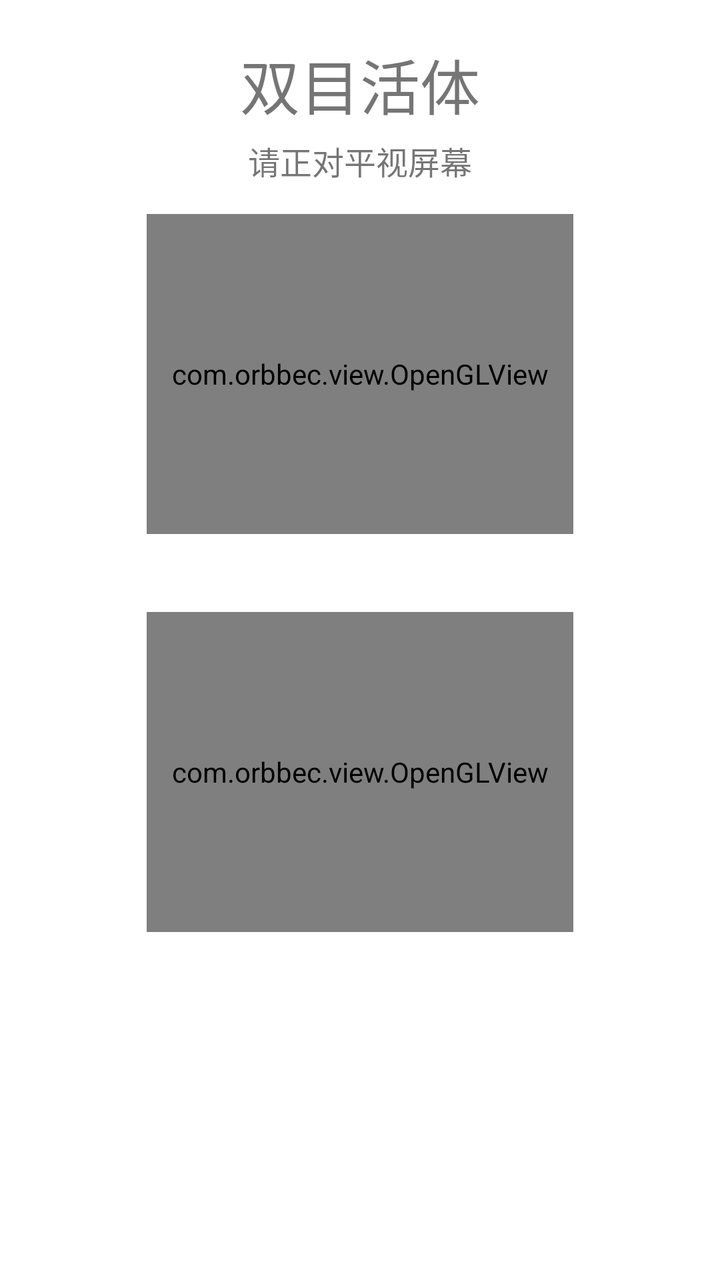
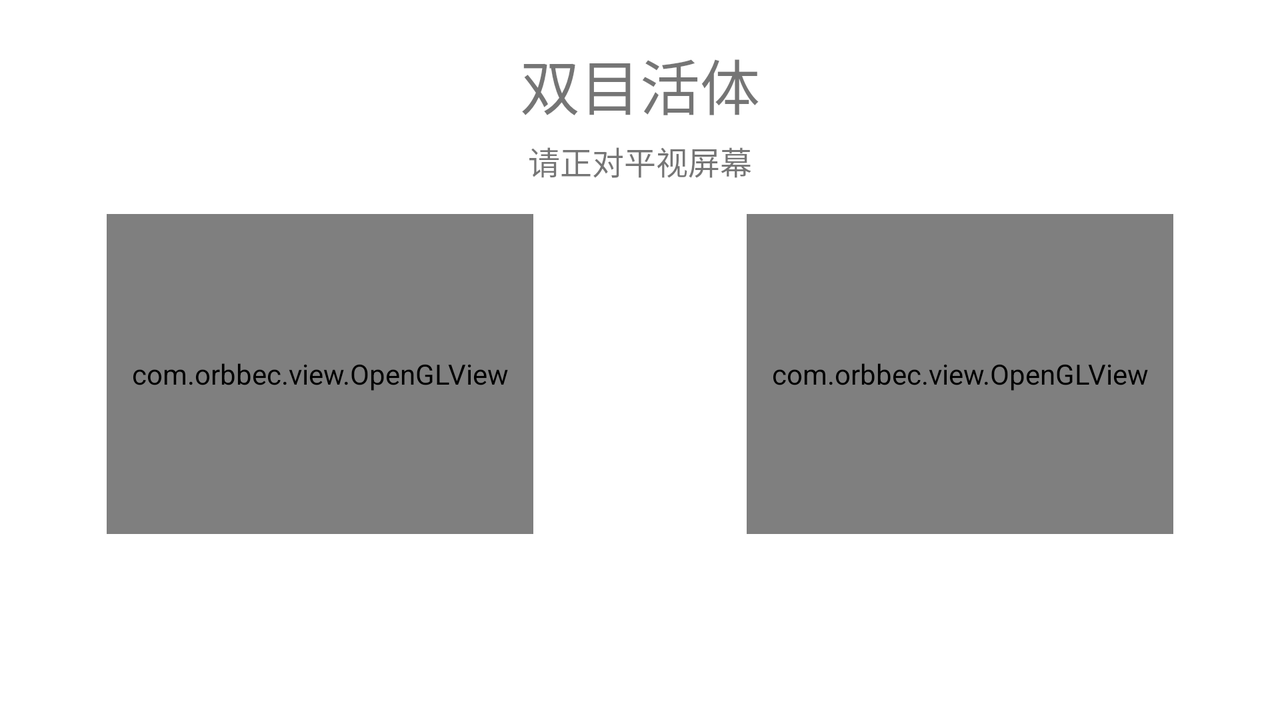

An Android layout and its configuration variant, each rendered on a device that would load it. The default file and the variant file are quoted in full after the pictures.
<!-- AndroidManifest.xml: application theme AppTheme -->
<!-- res/layout/activity_orbbec_liveness_detect.xml -->
<?xml version="1.0" encoding="utf-8"?>

<RelativeLayout xmlns:android="http://schemas.android.com/apk/res/android"
                android:layout_width="fill_parent"
                android:layout_height="fill_parent"
                android:orientation="vertical">
    <LinearLayout
            android:layout_width="match_parent"
            android:layout_height="match_parent"
            android:orientation="vertical">
        <LinearLayout
                android:id="@+id/layout_header"
                android:layout_width="match_parent"
                android:layout_height="wrap_content"
                android:layout_marginBottom="10dp"
                android:layout_marginTop="20dp"
                android:orientation="vertical">
            <TextView
                    android:id="@+id/title"
                    android:layout_width="wrap_content"
                    android:layout_height="wrap_content"
                    android:layout_gravity="center_horizontal"
                    android:text="双目活体"
                    android:textSize="30dp"/>
            <TextView
                    android:id="@+id/message"
                    android:layout_width="wrap_content"
                    android:layout_height="wrap_content"
                    android:layout_gravity="center_horizontal"
                    android:layout_marginTop="20dp"
                    android:text="请正对平视屏幕"
                    android:textSize="16dp"
                    android:layout_margin="5dp"/>
        </LinearLayout>
        <LinearLayout
                android:layout_width="match_parent"
                android:layout_height="wrap_content"
                android:gravity="center_horizontal"
                android:orientation="vertical">
            <LinearLayout android:layout_width="wrap_content"
                          android:layout_height="wrap_content"
                          android:orientation="vertical"
                          android:layout_gravity="center_horizontal"
                          android:gravity="center_horizontal">
                <com.orbbec.view.OpenGLView
                        android:id="@+id/rgbGlView"
                        android:layout_width="640px"
                        android:layout_height="480px"/>
                <TextView android:id="@+id/rgb_liveness_tip_tv"
                          android:layout_width="wrap_content"
                          android:layout_height="wrap_content"
                          android:layout_gravity="center"
                          android:layout_margin="10dp"
                          android:gravity="center"/>
            </LinearLayout>
            <LinearLayout android:layout_width="wrap_content"
                          android:layout_height="wrap_content"
                          android:orientation="vertical"
                          android:layout_gravity="center_horizontal"
                          android:gravity="center_horizontal">
                <com.orbbec.view.OpenGLView
                        android:id="@+id/depthGlView"
                        android:layout_width="640px"
                        android:layout_height="480px"/>
                <TextView android:id="@+id/depth_liveness_tip_tv"
                          android:layout_width="wrap_content"
                          android:layout_height="wrap_content"
                          android:layout_margin="10dp"
                          android:layout_gravity="center"
                          android:gravity="center"/>
            </LinearLayout>
        </LinearLayout>
    </LinearLayout>
    <LinearLayout
            android:layout_width="wrap_content"
            android:layout_height="wrap_content"
            android:layout_margin="10dp"
            android:orientation="vertical"
            android:layout_centerHorizontal="true"
            android:layout_alignParentBottom="true">
        <TextView
                android:textColor="@android:color/holo_red_dark"
                android:id="@+id/facesets_count_tv"
                android:layout_width="wrap_content"
                android:layout_height="wrap_content"/>
        <TextView
                android:id="@+id/detect_duration_tv"
                android:textColor="@android:color/holo_red_dark"
                android:layout_width="wrap_content"
                android:layout_height="wrap_content"/>
        <TextView
                android:id="@+id/rgb_liveness_duration_tv"
                android:textColor="@android:color/holo_red_dark"
                android:layout_width="wrap_content"
                android:layout_height="wrap_content"/>
        <TextView
                android:id="@+id/rgb_liveness_score_tv"
                android:textColor="@android:color/holo_red_dark"
                android:layout_width="wrap_content"
                android:layout_height="wrap_content"/>
        <TextView
                android:id="@+id/depth_liveness_duration_tv"
                android:textColor="@android:color/holo_red_dark"
                android:layout_width="wrap_content"
                android:layout_height="wrap_content"/>
        <TextView
                android:id="@+id/depth_liveness_score_tv"
                android:textColor="@android:color/holo_red_dark"
                android:layout_width="wrap_content"
                android:layout_height="wrap_content"/>
    </LinearLayout>
</RelativeLayout>
<!-- resources referenced by this layout -->
<resources>

</resources>
<!-- res/layout-land/activity_orbbec_liveness_detect.xml (the repository's variant of the layout above) -->
<!-- drawn on the phone turned sideways -->
<?xml version="1.0" encoding="utf-8"?>
<RelativeLayout xmlns:android="http://schemas.android.com/apk/res/android"
                android:layout_width="fill_parent"
                android:layout_height="fill_parent"
                android:orientation="vertical">
    <LinearLayout
            android:layout_width="match_parent"
            android:layout_height="match_parent"
            android:orientation="vertical">
        <LinearLayout
                android:id="@+id/layout_header"
                android:layout_width="match_parent"
                android:layout_height="wrap_content"
                android:layout_marginBottom="10dp"
                android:layout_marginTop="20dp"
                android:orientation="vertical">
            <TextView
                    android:id="@+id/title"
                    android:layout_width="wrap_content"
                    android:layout_height="wrap_content"
                    android:layout_gravity="center_horizontal"
                    android:text="双目活体"
                    android:textSize="30dp"/>
            <TextView
                    android:id="@+id/message"
                    android:layout_width="wrap_content"
                    android:layout_height="wrap_content"
                    android:layout_gravity="center_horizontal"
                    android:layout_marginTop="20dp"
                    android:text="请正对平视屏幕"
                    android:textSize="16dp"
                    android:layout_margin="5dp"/>
        </LinearLayout>
        <LinearLayout
                android:layout_width="match_parent"
                android:layout_height="wrap_content"
                android:orientation="horizontal">
            <LinearLayout android:layout_width="0dp"
                          android:layout_height="wrap_content"
                          android:orientation="vertical"
                          android:layout_gravity="center_horizontal"
                          android:gravity="center_horizontal"
                          android:layout_weight="1">
                <com.orbbec.view.OpenGLView
                        android:id="@+id/rgbGlView"
                        android:layout_width="640px"
                        android:layout_height="480px"/>
                <TextView android:id="@+id/rgb_liveness_tip_tv"
                          android:layout_width="wrap_content"
                          android:layout_height="wrap_content"
                          android:layout_gravity="center"
                          android:layout_margin="10dp"
                          android:gravity="center"/>
            </LinearLayout>
            <LinearLayout android:layout_width="0dp"
                          android:layout_height="wrap_content"
                          android:orientation="vertical"
                          android:layout_gravity="center_horizontal"
                          android:gravity="center_horizontal"
                          android:layout_weight="1">
                <com.orbbec.view.OpenGLView
                        android:id="@+id/depthGlView"
                        android:layout_width="640px"
                        android:layout_height="480px"/>
                <TextView android:id="@+id/depth_liveness_tip_tv"
                          android:layout_width="wrap_content"
                          android:layout_height="wrap_content"
                          android:layout_margin="10dp"
                          android:layout_gravity="center"
                          android:gravity="center"
                />
            </LinearLayout>
        </LinearLayout>
    </LinearLayout>
    <LinearLayout
            android:layout_width="wrap_content"
            android:layout_height="wrap_content"
            android:layout_margin="10dp"
            android:orientation="vertical"
            android:layout_centerHorizontal="true"
            android:layout_alignParentBottom="true">
        <TextView
                android:textColor="@android:color/holo_red_dark"
                android:id="@+id/facesets_count_tv"
                android:layout_width="wrap_content"
                android:layout_height="wrap_content"/>
        <TextView
                android:id="@+id/detect_duration_tv"
                android:textColor="@android:color/holo_red_dark"
                android:layout_width="wrap_content"
                android:layout_height="wrap_content"/>
        <TextView
                android:id="@+id/rgb_liveness_duration_tv"
                android:textColor="@android:color/holo_red_dark"
                android:layout_width="wrap_content"
                android:layout_height="wrap_content"/>
        <TextView
                android:id="@+id/rgb_liveness_score_tv"
                android:textColor="@android:color/holo_red_dark"
                android:layout_width="wrap_content"
                android:layout_height="wrap_content"/>
        <TextView
                android:id="@+id/depth_liveness_duration_tv"
                android:textColor="@android:color/holo_red_dark"
                android:layout_width="wrap_content"
                android:layout_height="wrap_content"/>
        <TextView
                android:id="@+id/depth_liveness_score_tv"
                android:textColor="@android:color/holo_red_dark"
                android:layout_width="wrap_content"
                android:layout_height="wrap_content"/>
    </LinearLayout>
</RelativeLayout>
